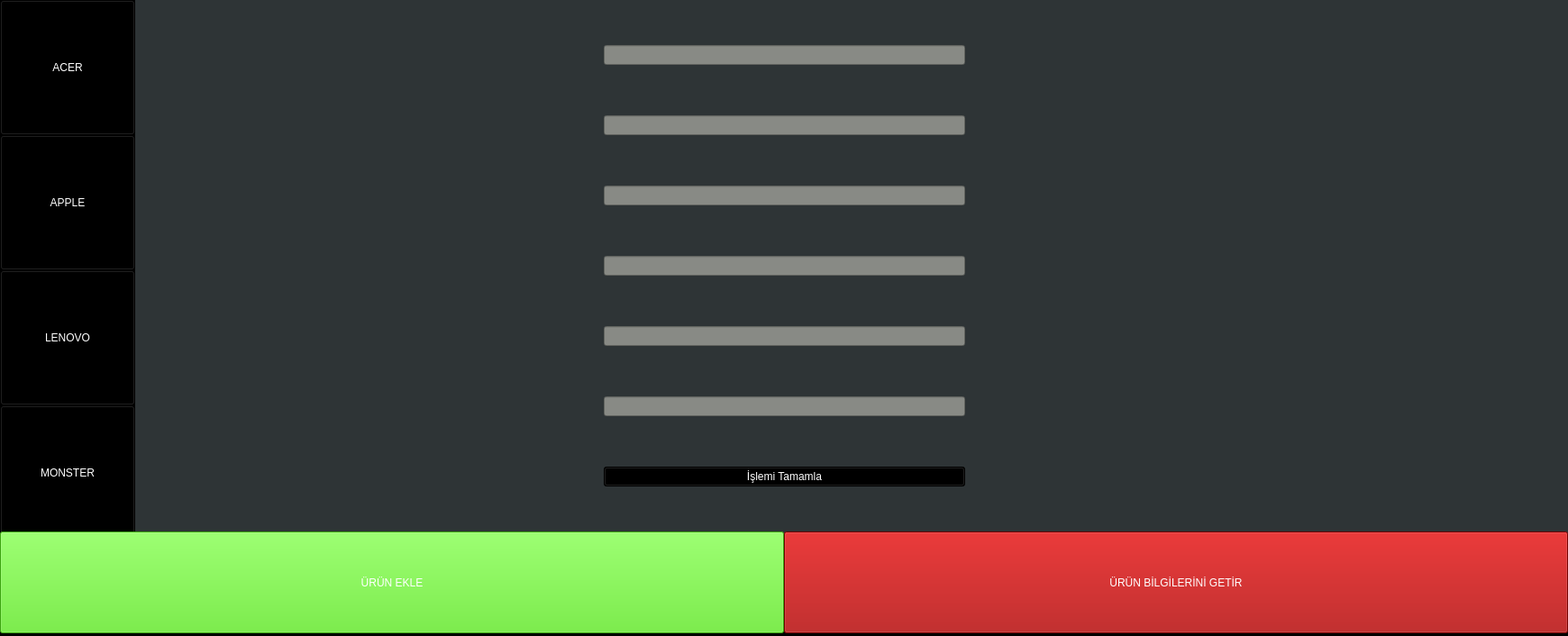
<?xml version="1.0" encoding="UTF-8"?>
<ui version="4.0">
 <class>MainWindow</class>
 <widget class="QMainWindow" name="MainWindow">
  <property name="geometry">
   <rect>
    <x>0</x>
    <y>0</y>
    <width>1740</width>
    <height>706</height>
   </rect>
  </property>
  <property name="maximumSize">
   <size>
    <width>1740</width>
    <height>706</height>
   </size>
  </property>
  <property name="windowTitle">
   <string>MainWindow</string>
  </property>
  <property name="styleSheet">
   <string notr="true">background-color: rgb(0, 0, 0);</string>
  </property>
  <widget class="QWidget" name="centralwidget">
   <widget class="QPushButton" name="lenovo_button">
    <property name="geometry">
     <rect>
      <x>0</x>
      <y>300</y>
      <width>150</width>
      <height>150</height>
     </rect>
    </property>
    <property name="styleSheet">
     <string notr="true">background-color: rgb(0, 0, 0);
color: rgb(255, 255, 255);</string>
    </property>
    <property name="text">
     <string>LENOVO</string>
    </property>
   </widget>
   <widget class="QPushButton" name="monster_button">
    <property name="geometry">
     <rect>
      <x>0</x>
      <y>450</y>
      <width>150</width>
      <height>150</height>
     </rect>
    </property>
    <property name="styleSheet">
     <string notr="true">background-color: rgb(0, 0, 0);
color: rgb(255, 255, 255);</string>
    </property>
    <property name="text">
     <string>MONSTER</string>
    </property>
   </widget>
   <widget class="QPushButton" name="apple_button">
    <property name="geometry">
     <rect>
      <x>0</x>
      <y>150</y>
      <width>150</width>
      <height>150</height>
     </rect>
    </property>
    <property name="styleSheet">
     <string notr="true">background-color: rgb(0, 0, 0);
color: rgb(255, 255, 255);</string>
    </property>
    <property name="text">
     <string>APPLE</string>
    </property>
   </widget>
   <widget class="QPushButton" name="acer_button">
    <property name="geometry">
     <rect>
      <x>0</x>
      <y>0</y>
      <width>150</width>
      <height>150</height>
     </rect>
    </property>
    <property name="styleSheet">
     <string notr="true">background-color: rgb(0, 0, 0);

color: rgb(255, 255, 255);
</string>
    </property>
    <property name="text">
     <string>ACER</string>
    </property>
   </widget>
   <widget class="QStackedWidget" name="stackedWidget">
    <property name="geometry">
     <rect>
      <x>150</x>
      <y>0</y>
      <width>1590</width>
      <height>600</height>
     </rect>
    </property>
    <property name="styleSheet">
     <string notr="true">background-color: rgb(46, 52, 54);</string>
    </property>
    <property name="currentIndex">
     <number>4</number>
    </property>
    <widget class="QWidget" name="acer_page">
     <widget class="QWidget" name="verticalLayoutWidget">
      <property name="geometry">
       <rect>
        <x>0</x>
        <y>0</y>
        <width>391</width>
        <height>591</height>
       </rect>
      </property>
      <layout class="QVBoxLayout" name="verticalLayout">
       <item>
        <widget class="QLabel" name="acer_model_lbl">
         <property name="styleSheet">
          <string notr="true">color: rgb(255, 255, 255);</string>
         </property>
         <property name="text">
          <string>Model</string>
         </property>
         <property name="alignment">
          <set>Qt::AlignCenter</set>
         </property>
        </widget>
       </item>
       <item>
        <widget class="QLabel" name="acer_processor_lbl">
         <property name="styleSheet">
          <string notr="true">color: rgb(255, 255, 255);</string>
         </property>
         <property name="text">
          <string>İşlemci</string>
         </property>
         <property name="alignment">
          <set>Qt::AlignCenter</set>
         </property>
        </widget>
       </item>
       <item>
        <widget class="QLabel" name="acer_ram_lbl">
         <property name="styleSheet">
          <string notr="true">color: rgb(255, 255, 255);</string>
         </property>
         <property name="text">
          <string>Ram</string>
         </property>
         <property name="alignment">
          <set>Qt::AlignCenter</set>
         </property>
        </widget>
       </item>
       <item>
        <widget class="QLabel" name="acer_screen_lbl">
         <property name="styleSheet">
          <string notr="true">color: rgb(255, 255, 255);</string>
         </property>
         <property name="text">
          <string>Ekran Boyutu</string>
         </property>
         <property name="alignment">
          <set>Qt::AlignCenter</set>
         </property>
        </widget>
       </item>
       <item>
        <widget class="QLabel" name="acer_fiyat_lbl">
         <property name="styleSheet">
          <string notr="true">color: rgb(255, 255, 255);</string>
         </property>
         <property name="text">
          <string>Fiyat</string>
         </property>
         <property name="alignment">
          <set>Qt::AlignCenter</set>
         </property>
        </widget>
       </item>
      </layout>
     </widget>
     <widget class="QWidget" name="verticalLayoutWidget_2">
      <property name="geometry">
       <rect>
        <x>389</x>
        <y>-1</y>
        <width>1201</width>
        <height>591</height>
       </rect>
      </property>
      <layout class="QVBoxLayout" name="verticalLayout_2">
       <item>
        <widget class="QLabel" name="acer_model_rslt">
         <property name="layoutDirection">
          <enum>Qt::LeftToRight</enum>
         </property>
         <property name="styleSheet">
          <string notr="true">color: rgb(255, 255, 255);</string>
         </property>
         <property name="text">
          <string>acer_model</string>
         </property>
         <property name="scaledContents">
          <bool>false</bool>
         </property>
         <property name="alignment">
          <set>Qt::AlignCenter</set>
         </property>
        </widget>
       </item>
       <item>
        <widget class="QLabel" name="acer_processor_rslt">
         <property name="styleSheet">
          <string notr="true">color: rgb(255, 255, 255);</string>
         </property>
         <property name="text">
          <string>acer_processor</string>
         </property>
         <property name="alignment">
          <set>Qt::AlignCenter</set>
         </property>
        </widget>
       </item>
       <item>
        <widget class="QLabel" name="acer_ram_rslt">
         <property name="styleSheet">
          <string notr="true">color: rgb(255, 255, 255);</string>
         </property>
         <property name="text">
          <string>acer_ram</string>
         </property>
         <property name="alignment">
          <set>Qt::AlignCenter</set>
         </property>
        </widget>
       </item>
       <item>
        <widget class="QLabel" name="acer_screen_rslt">
         <property name="styleSheet">
          <string notr="true">color: rgb(255, 255, 255);</string>
         </property>
         <property name="text">
          <string>acer_screen</string>
         </property>
         <property name="alignment">
          <set>Qt::AlignCenter</set>
         </property>
        </widget>
       </item>
       <item>
        <widget class="QLabel" name="acer_fiyat_rslt">
         <property name="styleSheet">
          <string notr="true">color: rgb(255, 255, 255);</string>
         </property>
         <property name="text">
          <string>acer_fiyat</string>
         </property>
         <property name="alignment">
          <set>Qt::AlignCenter</set>
         </property>
        </widget>
       </item>
      </layout>
     </widget>
    </widget>
    <widget class="QWidget" name="apple_page">
     <widget class="QWidget" name="verticalLayoutWidget_3">
      <property name="geometry">
       <rect>
        <x>1</x>
        <y>1</y>
        <width>391</width>
        <height>591</height>
       </rect>
      </property>
      <layout class="QVBoxLayout" name="verticalLayout_3">
       <item>
        <widget class="QLabel" name="apple_model_lbl">
         <property name="styleSheet">
          <string notr="true">color: rgb(255, 255, 255);</string>
         </property>
         <property name="text">
          <string>Model</string>
         </property>
         <property name="alignment">
          <set>Qt::AlignCenter</set>
         </property>
        </widget>
       </item>
       <item>
        <widget class="QLabel" name="apple_processor_lbl">
         <property name="styleSheet">
          <string notr="true">color: rgb(255, 255, 255);</string>
         </property>
         <property name="text">
          <string>İşlemci</string>
         </property>
         <property name="alignment">
          <set>Qt::AlignCenter</set>
         </property>
        </widget>
       </item>
       <item>
        <widget class="QLabel" name="apple_ram_lbl">
         <property name="styleSheet">
          <string notr="true">color: rgb(255, 255, 255);</string>
         </property>
         <property name="text">
          <string>Ram</string>
         </property>
         <property name="alignment">
          <set>Qt::AlignCenter</set>
         </property>
        </widget>
       </item>
       <item>
        <widget class="QLabel" name="apple_screen_lbl">
         <property name="styleSheet">
          <string notr="true">color: rgb(255, 255, 255);</string>
         </property>
         <property name="text">
          <string>Ekran Boyutu</string>
         </property>
         <property name="alignment">
          <set>Qt::AlignCenter</set>
         </property>
        </widget>
       </item>
       <item>
        <widget class="QLabel" name="apple_fiyat_lbl">
         <property name="styleSheet">
          <string notr="true">color: rgb(255, 255, 255);</string>
         </property>
         <property name="text">
          <string>Fiyat</string>
         </property>
         <property name="alignment">
          <set>Qt::AlignCenter</set>
         </property>
        </widget>
       </item>
      </layout>
     </widget>
     <widget class="QWidget" name="verticalLayoutWidget_4">
      <property name="geometry">
       <rect>
        <x>390</x>
        <y>0</y>
        <width>1251</width>
        <height>591</height>
       </rect>
      </property>
      <layout class="QVBoxLayout" name="verticalLayout_4">
       <item>
        <widget class="QLabel" name="apple_model_rslt">
         <property name="styleSheet">
          <string notr="true">color: rgb(255, 255, 255);</string>
         </property>
         <property name="text">
          <string>apple_model</string>
         </property>
         <property name="alignment">
          <set>Qt::AlignCenter</set>
         </property>
        </widget>
       </item>
       <item>
        <widget class="QLabel" name="apple_processor_rslt">
         <property name="styleSheet">
          <string notr="true">color: rgb(255, 255, 255);</string>
         </property>
         <property name="text">
          <string>apple_processor</string>
         </property>
         <property name="alignment">
          <set>Qt::AlignCenter</set>
         </property>
        </widget>
       </item>
       <item>
        <widget class="QLabel" name="apple_ram_rslt">
         <property name="styleSheet">
          <string notr="true">color: rgb(255, 255, 255);</string>
         </property>
         <property name="text">
          <string>apple_ram</string>
         </property>
         <property name="alignment">
          <set>Qt::AlignCenter</set>
         </property>
        </widget>
       </item>
       <item>
        <widget class="QLabel" name="apple_screen_rslt">
         <property name="styleSheet">
          <string notr="true">color: rgb(255, 255, 255);</string>
         </property>
         <property name="text">
          <string>apple_screen</string>
         </property>
         <property name="alignment">
          <set>Qt::AlignCenter</set>
         </property>
        </widget>
       </item>
       <item>
        <widget class="QLabel" name="apple_fiyat_rslt">
         <property name="styleSheet">
          <string notr="true">color: rgb(255, 255, 255);</string>
         </property>
         <property name="text">
          <string>apple_fiyat</string>
         </property>
         <property name="alignment">
          <set>Qt::AlignCenter</set>
         </property>
        </widget>
       </item>
      </layout>
     </widget>
    </widget>
    <widget class="QWidget" name="lenovo_page">
     <widget class="QWidget" name="verticalLayoutWidget_5">
      <property name="geometry">
       <rect>
        <x>389</x>
        <y>-1</y>
        <width>1251</width>
        <height>591</height>
       </rect>
      </property>
      <layout class="QVBoxLayout" name="verticalLayout_5">
       <item>
        <widget class="QLabel" name="lenovo_model_rslt">
         <property name="styleSheet">
          <string notr="true">color: rgb(255, 255, 255);</string>
         </property>
         <property name="text">
          <string>lenovo_model</string>
         </property>
         <property name="alignment">
          <set>Qt::AlignCenter</set>
         </property>
        </widget>
       </item>
       <item>
        <widget class="QLabel" name="lenovo_processor_rslt">
         <property name="styleSheet">
          <string notr="true">color: rgb(255, 255, 255);</string>
         </property>
         <property name="text">
          <string>lenovo_processor</string>
         </property>
         <property name="alignment">
          <set>Qt::AlignCenter</set>
         </property>
        </widget>
       </item>
       <item>
        <widget class="QLabel" name="lenovo_ram_rslt">
         <property name="styleSheet">
          <string notr="true">color: rgb(255, 255, 255);</string>
         </property>
         <property name="text">
          <string>lenovo_ram</string>
         </property>
         <property name="alignment">
          <set>Qt::AlignCenter</set>
         </property>
        </widget>
       </item>
       <item>
        <widget class="QLabel" name="lenovo_screen_rslt">
         <property name="styleSheet">
          <string notr="true">color: rgb(255, 255, 255);</string>
         </property>
         <property name="text">
          <string>lenovo_screen</string>
         </property>
         <property name="alignment">
          <set>Qt::AlignCenter</set>
         </property>
        </widget>
       </item>
       <item>
        <widget class="QLabel" name="lenovo_fiyat_rslt">
         <property name="styleSheet">
          <string notr="true">color: rgb(255, 255, 255);</string>
         </property>
         <property name="text">
          <string>lenovo_fiyat</string>
         </property>
         <property name="alignment">
          <set>Qt::AlignCenter</set>
         </property>
        </widget>
       </item>
      </layout>
     </widget>
     <widget class="QWidget" name="verticalLayoutWidget_6">
      <property name="geometry">
       <rect>
        <x>0</x>
        <y>0</y>
        <width>391</width>
        <height>591</height>
       </rect>
      </property>
      <layout class="QVBoxLayout" name="verticalLayout_6">
       <item>
        <widget class="QLabel" name="lenovo_model_lbl">
         <property name="styleSheet">
          <string notr="true">color: rgb(255, 255, 255);</string>
         </property>
         <property name="text">
          <string>Model</string>
         </property>
         <property name="alignment">
          <set>Qt::AlignCenter</set>
         </property>
        </widget>
       </item>
       <item>
        <widget class="QLabel" name="lenovo_processor_lbl">
         <property name="styleSheet">
          <string notr="true">color: rgb(255, 255, 255);</string>
         </property>
         <property name="text">
          <string>İşlemci</string>
         </property>
         <property name="alignment">
          <set>Qt::AlignCenter</set>
         </property>
        </widget>
       </item>
       <item>
        <widget class="QLabel" name="lenovo_ram_lbl">
         <property name="styleSheet">
          <string notr="true">color: rgb(255, 255, 255);</string>
         </property>
         <property name="text">
          <string>Ram</string>
         </property>
         <property name="alignment">
          <set>Qt::AlignCenter</set>
         </property>
        </widget>
       </item>
       <item>
        <widget class="QLabel" name="lenovo_screen_lbl">
         <property name="styleSheet">
          <string notr="true">color: rgb(255, 255, 255);</string>
         </property>
         <property name="text">
          <string>Ekran Boyutu</string>
         </property>
         <property name="alignment">
          <set>Qt::AlignCenter</set>
         </property>
        </widget>
       </item>
       <item>
        <widget class="QLabel" name="lenovo_fiyat_lbl">
         <property name="styleSheet">
          <string notr="true">color: rgb(255, 255, 255);</string>
         </property>
         <property name="text">
          <string>Fiyat</string>
         </property>
         <property name="alignment">
          <set>Qt::AlignCenter</set>
         </property>
        </widget>
       </item>
      </layout>
     </widget>
    </widget>
    <widget class="QWidget" name="monster_page">
     <widget class="QWidget" name="verticalLayoutWidget_7">
      <property name="geometry">
       <rect>
        <x>390</x>
        <y>0</y>
        <width>1251</width>
        <height>591</height>
       </rect>
      </property>
      <layout class="QVBoxLayout" name="verticalLayout_7">
       <item>
        <widget class="QLabel" name="monster_model_rslt">
         <property name="styleSheet">
          <string notr="true">color: rgb(255, 255, 255);</string>
         </property>
         <property name="text">
          <string>monster_model</string>
         </property>
         <property name="alignment">
          <set>Qt::AlignCenter</set>
         </property>
        </widget>
       </item>
       <item>
        <widget class="QLabel" name="monster_processor_rslt">
         <property name="styleSheet">
          <string notr="true">color: rgb(255, 255, 255);</string>
         </property>
         <property name="text">
          <string>monster_processor</string>
         </property>
         <property name="alignment">
          <set>Qt::AlignCenter</set>
         </property>
        </widget>
       </item>
       <item>
        <widget class="QLabel" name="monster_ram_rslt">
         <property name="styleSheet">
          <string notr="true">color: rgb(255, 255, 255);</string>
         </property>
         <property name="text">
          <string>monster_ram</string>
         </property>
         <property name="alignment">
          <set>Qt::AlignCenter</set>
         </property>
        </widget>
       </item>
       <item>
        <widget class="QLabel" name="monster_screen_rslt">
         <property name="styleSheet">
          <string notr="true">color: rgb(255, 255, 255);</string>
         </property>
         <property name="text">
          <string>monster_screen</string>
         </property>
         <property name="alignment">
          <set>Qt::AlignCenter</set>
         </property>
        </widget>
       </item>
       <item>
        <widget class="QLabel" name="monster_fiyat_rslt">
         <property name="styleSheet">
          <string notr="true">color: rgb(255, 255, 255);</string>
         </property>
         <property name="text">
          <string>monster_fiyat</string>
         </property>
         <property name="alignment">
          <set>Qt::AlignCenter</set>
         </property>
        </widget>
       </item>
      </layout>
     </widget>
     <widget class="QWidget" name="verticalLayoutWidget_8">
      <property name="geometry">
       <rect>
        <x>1</x>
        <y>1</y>
        <width>391</width>
        <height>591</height>
       </rect>
      </property>
      <layout class="QVBoxLayout" name="verticalLayout_8">
       <item>
        <widget class="QLabel" name="monster_model_lbl">
         <property name="styleSheet">
          <string notr="true">color: rgb(255, 255, 255);</string>
         </property>
         <property name="text">
          <string>Model</string>
         </property>
         <property name="alignment">
          <set>Qt::AlignCenter</set>
         </property>
        </widget>
       </item>
       <item>
        <widget class="QLabel" name="monster_processor_lbl">
         <property name="styleSheet">
          <string notr="true">color: rgb(255, 255, 255);</string>
         </property>
         <property name="text">
          <string>İşlemci</string>
         </property>
         <property name="alignment">
          <set>Qt::AlignCenter</set>
         </property>
        </widget>
       </item>
       <item>
        <widget class="QLabel" name="monster_ram_lbl">
         <property name="styleSheet">
          <string notr="true">color: rgb(255, 255, 255);</string>
         </property>
         <property name="text">
          <string>Ram</string>
         </property>
         <property name="alignment">
          <set>Qt::AlignCenter</set>
         </property>
        </widget>
       </item>
       <item>
        <widget class="QLabel" name="monster_screen_lbl">
         <property name="styleSheet">
          <string notr="true">color: rgb(255, 255, 255);</string>
         </property>
         <property name="text">
          <string>Ekran Boyutu</string>
         </property>
         <property name="alignment">
          <set>Qt::AlignCenter</set>
         </property>
        </widget>
       </item>
       <item>
        <widget class="QLabel" name="monster_fiyat_lbl">
         <property name="styleSheet">
          <string notr="true">color: rgb(255, 255, 255);</string>
         </property>
         <property name="text">
          <string>Fiyat</string>
         </property>
         <property name="alignment">
          <set>Qt::AlignCenter</set>
         </property>
        </widget>
       </item>
      </layout>
     </widget>
    </widget>
    <widget class="QWidget" name="urun_ekleme_page">
     <widget class="QWidget" name="verticalLayoutWidget_10">
      <property name="geometry">
       <rect>
        <x>520</x>
        <y>0</y>
        <width>401</width>
        <height>591</height>
       </rect>
      </property>
      <layout class="QVBoxLayout" name="verticalLayout_10">
       <item>
        <widget class="QLineEdit" name="marka_line_edit">
         <property name="enabled">
          <bool>true</bool>
         </property>
         <property name="styleSheet">
          <string notr="true">background-color: rgb(136, 138, 133);
color: rgb(255, 255, 255);</string>
         </property>
         <property name="alignment">
          <set>Qt::AlignCenter</set>
         </property>
        </widget>
       </item>
       <item>
        <widget class="QLineEdit" name="model_line_edit">
         <property name="enabled">
          <bool>true</bool>
         </property>
         <property name="styleSheet">
          <string notr="true">background-color: rgb(136, 138, 133);
color: rgb(255, 255, 255);</string>
         </property>
         <property name="alignment">
          <set>Qt::AlignCenter</set>
         </property>
        </widget>
       </item>
       <item>
        <widget class="QLineEdit" name="islemci_line_edit">
         <property name="styleSheet">
          <string notr="true">color: rgb(255, 255, 255);
background-color: rgb(136, 138, 133);</string>
         </property>
         <property name="alignment">
          <set>Qt::AlignCenter</set>
         </property>
        </widget>
       </item>
       <item>
        <widget class="QLineEdit" name="ram_line_edit">
         <property name="styleSheet">
          <string notr="true">color: rgb(255, 255, 255);
background-color: rgb(136, 138, 133);</string>
         </property>
         <property name="alignment">
          <set>Qt::AlignCenter</set>
         </property>
        </widget>
       </item>
       <item>
        <widget class="QLineEdit" name="ekran_boyutu_line_edit">
         <property name="styleSheet">
          <string notr="true">color: rgb(255, 255, 255);
background-color: rgb(136, 138, 133);</string>
         </property>
         <property name="alignment">
          <set>Qt::AlignCenter</set>
         </property>
        </widget>
       </item>
       <item>
        <widget class="QLineEdit" name="fiyat_line_edit">
         <property name="styleSheet">
          <string notr="true">color: rgb(255, 255, 255);
background-color: rgb(136, 138, 133);</string>
         </property>
         <property name="alignment">
          <set>Qt::AlignCenter</set>
         </property>
        </widget>
       </item>
       <item>
        <widget class="QPushButton" name="islem_tamamlama_button">
         <property name="styleSheet">
          <string notr="true">color: rgb(255, 255, 255);
background-color: rgb(0, 0, 0);</string>
         </property>
         <property name="text">
          <string>İşlemi Tamamla</string>
         </property>
        </widget>
       </item>
      </layout>
     </widget>
    </widget>
   </widget>
   <widget class="QPushButton" name="urun_ekleme_button">
    <property name="geometry">
     <rect>
      <x>0</x>
      <y>590</y>
      <width>870</width>
      <height>113</height>
     </rect>
    </property>
    <property name="styleSheet">
     <string notr="true">background-color: rgb(84, 229, 23);
color: rgb(255, 255, 255);</string>
    </property>
    <property name="text">
     <string>ÜRÜN EKLE</string>
    </property>
   </widget>
   <widget class="QPushButton" name="urun_bilgilerini_getir_button">
    <property name="geometry">
     <rect>
      <x>870</x>
      <y>590</y>
      <width>870</width>
      <height>113</height>
     </rect>
    </property>
    <property name="styleSheet">
     <string notr="true">background-color: rgb(164, 0, 0);
color: rgb(255, 255, 255);</string>
    </property>
    <property name="text">
     <string>ÜRÜN BİLGİLERİNİ GETİR</string>
    </property>
   </widget>
  </widget>
 </widget>
 <resources/>
 <connections/>
</ui>
